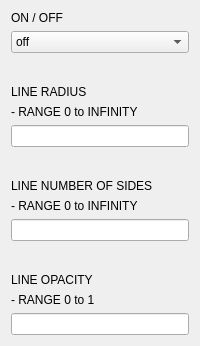
      <widget class="QWidget" name="tab_2">
       <attribute name="title">
        <string>LINE</string>
       </attribute>
       <layout class="QFormLayout" name="formLayout">
        <item row="0" column="0">
         <widget class="QLabel" name="label_4">
          <property name="text">
           <string>ON / OFF</string>
          </property>
         </widget>
        </item>
        <item row="1" column="0" colspan="2">
         <widget class="QComboBox" name="comboBox_3">
          <item>
           <property name="text">
            <string>off</string>
           </property>
          </item>
          <item>
           <property name="text">
            <string>on</string>
           </property>
          </item>
         </widget>
        </item>
        <item row="4" column="0">
         <spacer name="verticalSpacer_2">
          <property name="orientation">
           <enum>Qt::Vertical</enum>
          </property>
          <property name="sizeType">
           <enum>QSizePolicy::Fixed</enum>
          </property>
          <property name="sizeHint" stdset="0">
           <size>
            <width>20</width>
            <height>20</height>
           </size>
          </property>
         </spacer>
        </item>
        <item row="5" column="0">
         <widget class="QLabel" name="label_2">
          <property name="text">
           <string>LINE RADIUS</string>
          </property>
         </widget>
        </item>
        <item row="6" column="0">
         <widget class="QLabel" name="label_3">
          <property name="text">
           <string>- RANGE 0 to INFINITY</string>
          </property>
         </widget>
        </item>
        <item row="7" column="0" colspan="2">
         <widget class="QLineEdit" name="lineEdit"/>
        </item>
        <item row="8" column="0">
         <spacer name="verticalSpacer_3">
          <property name="orientation">
           <enum>Qt::Vertical</enum>
          </property>
          <property name="sizeHint" stdset="0">
           <size>
            <width>20</width>
            <height>20</height>
           </size>
          </property>
         </spacer>
        </item>
        <item row="9" column="0">
         <widget class="QLabel" name="label_6">
          <property name="text">
           <string>LINE NUMBER OF SIDES</string>
          </property>
         </widget>
        </item>
        <item row="10" column="0">
         <widget class="QLabel" name="label_7">
          <property name="text">
           <string>- RANGE 0 to INFINITY</string>
          </property>
         </widget>
        </item>
        <item row="11" column="0" colspan="2">
         <widget class="QLineEdit" name="lineEdit_2"/>
        </item>
        <item row="12" column="0">
         <spacer name="verticalSpacer_4">
          <property name="orientation">
           <enum>Qt::Vertical</enum>
          </property>
          <property name="sizeHint" stdset="0">
           <size>
            <width>20</width>
            <height>20</height>
           </size>
          </property>
         </spacer>
        </item>
        <item row="13" column="0">
         <widget class="QLabel" name="label_8">
          <property name="text">
           <string>LINE OPACITY</string>
          </property>
         </widget>
        </item>
        <item row="14" column="0">
         <widget class="QLabel" name="label_9">
          <property name="text">
           <string>- RANGE 0 to 1</string>
          </property>
         </widget>
        </item>
        <item row="15" column="0" colspan="2">
         <widget class="QLineEdit" name="lineEdit_3"/>
        </item>
       </layout>
      </widget>
